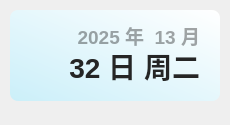
<?xml version="1.0" encoding="UTF-8"?>
<ui version="4.0">
 <class>Theme</class>
 <widget class="QWidget" name="Form">
  <property name="geometry">
   <rect>
    <x>0</x>
    <y>0</y>
    <width>230</width>
    <height>125</height>
   </rect>
  </property>
  <property name="minimumSize">
   <size>
    <width>0</width>
    <height>0</height>
   </size>
  </property>
  <property name="maximumSize">
   <size>
    <width>16777215</width>
    <height>65536</height>
   </size>
  </property>
  <property name="windowTitle">
   <string>时间</string>
  </property>
  <widget class="QLabel" name="date_text">
   <property name="geometry">
    <rect>
     <x>20</x>
     <y>20</y>
     <width>180</width>
     <height>31</height>
    </rect>
   </property>
   <property name="font">
    <font>
     <family>Microsoft YaHei UI</family>
     <pointsize>14</pointsize>
     <weight>75</weight>
     <bold>true</bold>
    </font>
   </property>
   <property name="styleSheet">
    <string notr="true">color: rgba(0, 0, 0, 90);
font-weight: bold;</string>
   </property>
   <property name="text">
    <string>2025 年  13 月</string>
   </property>
   <property name="textFormat">
    <enum>Qt::PlainText</enum>
   </property>
   <property name="alignment">
    <set>Qt::AlignRight|Qt::AlignTrailing|Qt::AlignVCenter</set>
   </property>
  </widget>
  <widget class="QLabel" name="day_text">
   <property name="geometry">
    <rect>
     <x>30</x>
     <y>40</y>
     <width>170</width>
     <height>51</height>
    </rect>
   </property>
   <property name="font">
    <font>
     <family>Microsoft YaHei UI</family>
     <pointsize>21</pointsize>
     <weight>75</weight>
     <bold>true</bold>
    </font>
   </property>
   <property name="styleSheet">
    <string notr="true">border: none;
color: rgba(37, 37, 37, 255);
font-weight: bold</string>
   </property>
   <property name="text">
    <string>32 日 周二</string>
   </property>
   <property name="textFormat">
    <enum>Qt::PlainText</enum>
   </property>
   <property name="alignment">
    <set>Qt::AlignRight|Qt::AlignTrailing|Qt::AlignVCenter</set>
   </property>
  </widget>
  <widget class="QLabel" name="backgnd">
   <property name="geometry">
    <rect>
     <x>10</x>
     <y>10</y>
     <width>210</width>
     <height>91</height>
    </rect>
   </property>
   <property name="styleSheet">
    <string notr="true">background-color: qlineargradient(spread:pad, x1:0, y1:1, x2:1, y2:0, stop:0 rgba(203, 239, 249, 255), stop:1 rgba(255, 255, 255, 255));
border-radius: 8px</string>
   </property>
   <property name="text">
    <string/>
   </property>
  </widget>
  <widget class="QLabel" name="img">
   <property name="geometry">
    <rect>
     <x>10</x>
     <y>10</y>
     <width>91</width>
     <height>91</height>
    </rect>
   </property>
   <property name="styleSheet">
    <string notr="true"/>
   </property>
   <property name="pixmap">
    <pixmap>img/1.png</pixmap>
   </property>
   <property name="scaledContents">
    <bool>true</bool>
   </property>
  </widget>
  <zorder>backgnd</zorder>
  <zorder>img</zorder>
  <zorder>date_text</zorder>
  <zorder>day_text</zorder>
 </widget>
 <resources/>
 <connections/>
</ui>
